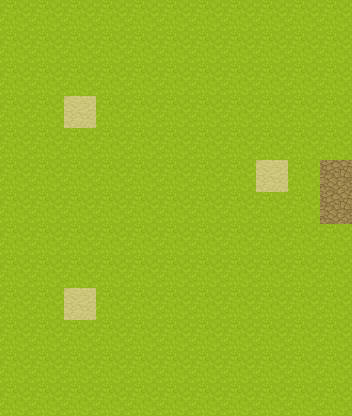

This is a level from a 2D game, rendered from its Tiled map with the project's own tilesets. A one-line summary and the complete map file follow:
An orthogonal 11x13 tile map with 32x32 px tiles, 1 tile layer (background) and 4 objects (player.startingPosition, object.spawnPoint.mini_golem, object.spawnPoint.gladiator, object.eventObject).

<map version="1.5" tiledversion="1.7.2" orientation="orthogonal" renderorder="right-down" width="11" height="13" tilewidth="32" tileheight="32" infinite="0" nextlayerid="11" nextobjectid="110">
 <properties>
  <property name="above_player_layers" value="[]" />
  <property name="background_layers" value="[0]" />
  <property name="shadow_layers" value="[]" />
 </properties>
 <tileset firstgid="1" source="tileset/tileset_pipoya_32.tsx" />
 <layer id="1" name="background" width="11" height="13">
  <data encoding="csv">
1,1,1,1,1,1,1,1,1,1,1,
1,1,1,1,1,1,1,1,1,1,1,
1,1,1,1,1,1,1,1,1,1,1,
1,1,5,1,1,1,1,1,1,1,1,
1,1,1,1,1,1,1,1,1,1,1,
1,1,1,1,1,1,1,1,5,1,6,
1,1,1,1,1,1,1,1,1,1,6,
1,1,1,1,1,1,1,1,1,1,1,
1,1,1,1,1,1,1,1,1,1,1,
1,1,5,1,1,1,1,1,1,1,1,
1,1,1,1,1,1,1,1,1,1,1,
1,1,1,1,1,1,1,1,1,1,1,
1,1,1,1,1,1,1,1,1,1,1
</data>
 </layer>
 <objectgroup id="8" name="objects">
  <object id="105" name="player.startingPosition" x="272.5" y="179.5">
   <properties>
    <property name="startingPointId" value="0" />
   </properties>
   <point />
  </object>
  <object id="106" name="object.spawnPoint.mini_golem" x="79" y="112">
   <properties>
    <property name="spawn" value="enemy__mini_golem" />
   </properties>
   <point />
  </object>
  <object id="107" name="object.spawnPoint.gladiator" x="79.5" y="306">
   <properties>
    <property name="spawn" value="enemy__gladiator" />
   </properties>
   <point />
  </object>
  <object id="109" name="object.eventObject" x="320" y="160" width="31.2273" height="63.2727">
   <properties>
    <property name="eventParameter" value="map_change_test_1_to_2" />
   </properties>
  </object>
 </objectgroup>
 <objectgroup id="9" name="physics" locked="1" />
 <objectgroup id="10" name="unreachable_area_physics" locked="1" />
</map>
